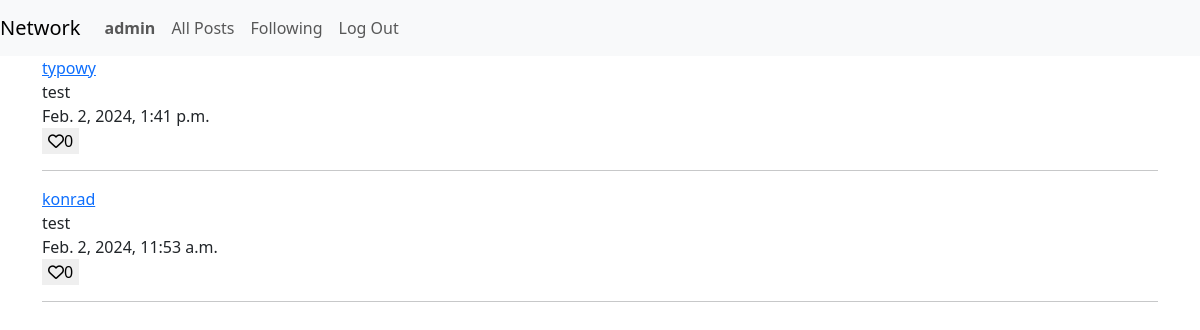
Page /following (signed in) on the committed database.
### network/models.py (models this page shows, shortened)
class User(AbstractUser):
    posts = models.ManyToManyField('Post',
        symmetrical=False,
        related_name='author',
        blank=True)
    follows = models.ManyToManyField('self',
        symmetrical=False,
        related_name='followed_by',
        blank=True)

class Post(models.Model):
    post_author = models.ForeignKey(User, on_delete=models.CASCADE)
    content = models.TextField()
    created_at = models.DateTimeField(auto_now_add=True)
    likes = models.ManyToManyField(User, related_name='liked_posts', blank=True)

### network/views.py (the view)
# urls.py: path("following", views.view_following_posts, name="following"),
@login_required(login_url='login')
def view_following_posts(request):
    users_followed = request.user.follows.all()
    posts = Post.objects.filter(post_author__in=users_followed).order_by('-created_at')
    return render(request, "network/following.html", {"posts": posts})

### network/templates/network/following.html (shortened to what this page needs)
{% extends "network/layout.html" %}
{% load static %}
{% block body %}
{% for post in posts %}
    {% include 'network/post.html' %}
{% endfor %}
{% endblock %}

### network/templates/network/layout.html (shortened to what this page needs)
{% load static %}
<!DOCTYPE html>
<html lang="en">
    <head>
        <link
            href="https://cdn.jsdelivr.net/npm/bootstrap@5.3.2/dist/css/bootstrap.min.css"
            rel="stylesheet"
 />
    </head>
    <body>
        <nav class="navbar navbar-expand-lg navbar-light bg-light">
            <a class="navbar-brand" href="#">Network</a>
            <div>
              <ul class="navbar-nav mr-auto">
                {% if user.is_authenticated %}
                    <li class="nav-item">
                        <a class="nav-link" href="{% url 'profile' user.username %}"><strong>{{ user.username }}</strong></a>
                    </li>
                {% endif %}
                <li class="nav-item">
                  <a class="nav-link" href="{% url 'index' %}">All Posts</a>
                </li>
                {% if user.is_authenticated %}
                    <li class="nav-item">
                        <a class="nav-link" href="{% url 'following' %}">Following</a>
                    </li>
                    <li class="nav-item">
                        <a class="nav-link" href="{% url 'logout' %}">Log Out</a>
                    </li>
                {% endif %}
              </ul>
            </div>
          </nav>
        <div class="container body">
            {% block body %}
            {% endblock %}
        </div>
        <link href="{% static 'network/styles.css' %}" rel="stylesheet">
    </body>
</html>

### network/templates/network/post.html (shortened to what this page needs)
<div>
    <a href="{% url 'profile' post.post_author.username %}">{{ post.post_author }}</a>
</div>
<div>{{post.content}}</div>
<div>{{post.created_at}}</div>
<button id="like-btn-{{post.id}}">
    {% if user in post.likes.all %}
        <i class="fa-solid fa-heart"></i><span id="likes-count-{{post.id}}">{{ post.likes.all.count }}</span>
    {% else %}
        <i class="fa-regular fa-heart"></i><span id="likes-count-{{post.id}}">{{ post.likes.all.count }}</span>
    {% endif %}
</button>
<hr>

### network/static/network/styles.css (style rules this page uses)
[id^="like-btn-"] { border: none; background-color: none; }

### rows in the picture
User: username "admin"
Post: post_author "typowy", content "test", created_at "Feb. 2, 2024, 1:41 p.m.", likes.all.count "0"
Post: post_author "konrad", content "test", created_at "Feb. 2, 2024, 11:53 a.m.", likes.all.count "0"
